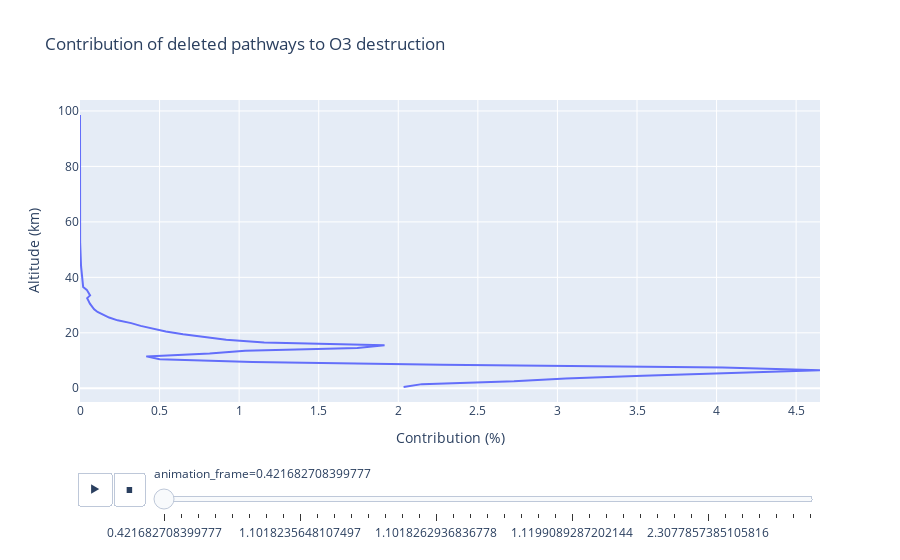
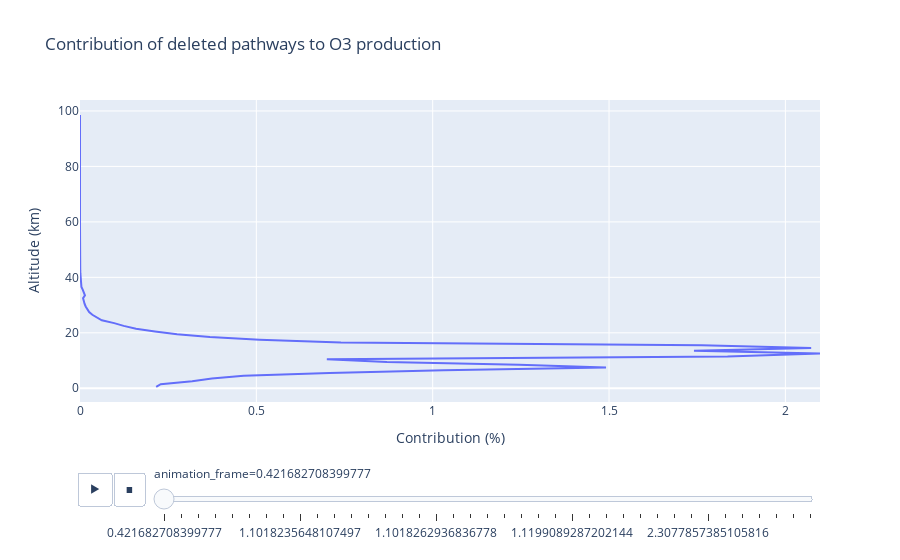

Notebook code for these charts, in order:
### Code cell
del_pathways_loss = loss_pathways[loss_pathways.pathway_id == 'del']
del_pathways_prod = prod_pathways[prod_pathways.pathway_id == 'del']

fig = px.line(del_pathways_loss, x=del_pathways_loss['contribution']*100, y='alt',
        animation_frame=del_pathways_loss['time']/my,
        labels={'x':'Contribution (%)', 'alt':'Altitude (km)'},
        title='Contribution of deleted pathways to O3 destruction')
fig.show()

fig = px.line(del_pathways_prod, x=del_pathways_prod['contribution']*100, y='alt',
        animation_frame=del_pathways_prod['time']/my,
        labels={'x':'Contribution (%)', 'alt':'Altitude (km)'},
        title='Contribution of deleted pathways to O3 production'
        )
fig.show()

### Figure 1 — Plotly figure (JSON) as saved in the notebook; plotly's stock layout.template omitted (floating-point values rounded to 4 significant figures)
{"data": [{"hovertemplate": "animation_frame=0.421682708399777<br>Contribution (%)=%{x}<br>Altitude (km)=%{y}<extra></extra>", "legendgroup": "", "line": {"color": "#636efa", "dash": "solid"}, "marker": {"symbol": "circle"}, "mode": "lines", "name": "", "orientation": "v", "showlegend": false, "type": "scatter", "x": [2.033, 2.149, 2.727, 3.052, 3.536, 4.059, 4.65, 4.04, 2.277, 1.084, 0.5005, 0.4163, 0.8145, 1.038, 1.742, 1.914, 1.157, 0.9187, 0.7702, 0.6476, 0.539, 0.4505, 0.3812, 0.3215, 0.2362, 0.183, 0.1446, 0.1103, 0.08893, 0.0743, 0.06228, 0.05353, 0.04509, 0.06337, 0.05528, 0.04266, 0.01985, 0.01744, 0.01561, 0.01334, 0.01186, 0.01052, 0.008778, 0.007528, 0.006149, 0.004971, 0.003933, 0.003052, 0.002397, 0.00188, 0.001478, 0.001178, 0.0009239, 0.000697, 0.0005638, 0.0004584, 0.0003668, 0.0003041, 0.0002433, 0.0001958, 0.0002027, 0.0001657, 0.0001297, 0.0001068, 8.617e-05, 7.023e-05, 5.769e-05, 4.753e-05, 3.861e-05, 3.205e-05, 2.719e-05, 2.267e-05, 1.92e-05, 1.875e-05, 1.501e-05, 1.277e-05, 1.122e-05, 8.162e-06, 7.372e-06, 6.922e-06, 7.118e-06, 6.259e-06, 5.658e-06, 2.876e-06, 1.411e-06, 8.313e-07, 6.374e-07, 5.309e-07, 4.541e-07, 4.65e-07, 4.849e-07, 5.17e-07, 3.175e-07, 3.61e-07, 4.069e-07, 5.04e-07, 7.497e-07, 1.571e-06, 4.292e-06], "xaxis": "x", "y": [0.5, 1.5, 2.5, 3.5, 4.5, 5.5, 6.5, 7.5, 8.5, 9.5, 10.5, 11.5, 12.5, 13.5, 14.5, 15.5, 16.5, 17.5, 18.5, 19.5, 20.5, 21.5, 22.5, 23.5, 24.5, 25.5, 26.5, 27.5, 28.5, 29.5, 30.5, 31.5, 32.5, 33.5, 34.5, 35.5, 36.5, 37.5, 38.5, 39.5, 40.5, 41.5, 42.5, 43.5, 44.5, 45.5, 46.5, 47.5, 48.5, 49.5, 50.5, 51.5, 52.5, 53.5, 54.5, 55.5, 56.5, 57.5, 58.5, 59.5, 60.5, 61.5, 62.5, 63.5, 64.5, 65.5, 66.5, 67.5, 68.5, 69.5, 70.5, 71.5, 72.5, 73.5, 74.5, 75.5, 76.5, 77.5, 78.5, 79.5, 80.5, 81.5, 82.5, 83.5, 84.5, 85.5, 86.5, 87.5, 88.5, 89.5, 90.5, 91.5, 92.5, 93.5, 94.5, 95.5, 96.5, 97.5, 98.5], "yaxis": "y"}], "layout": {"legend": {"tracegroupgap": 0}, "sliders": [{"active": 0, "currentvalue": {"prefix": "animation_frame="}, "len": 0.9, "pad": {"b": 10, "t": 60}, "steps": [{"args": [["0.421682708399777"], {"frame": {"duration": 0, "redraw": false}, "fromcurrent": true, "mode": "immediate", "transition": {"duration": 0, "easing": "linear"}}], "label": "0.421682708399777", "method": "animate"}, {"args": [["0.5374513577762406"], {"frame": {"duration": 0, "redraw": false}, "fromcurrent": true, "mode": "immediate", "transition": {"duration": 0, "easing": "linear"}}], "label": "0.5374513577762406", "method": "animate"}, {"args": [["0.6532200071527042"], {"frame": {"duration": 0, "redraw": false}, "fromcurrent": true, "mode": "immediate", "transition": {"duration": 0, "easing": "linear"}}], "label": "0.6532200071527042", "method": "animate"}, {"args": [["0.7689886565291679"], {"frame": {"duration": 0, "redraw": false}, "fromcurrent": true, "mode": "immediate", "transition": {"duration": 0, "easing": "linear"}}], "label": "0.7689886565291679", "method": "animate"}, {"args": [["0.8847573059056316"], {"frame": {"duration": 0, "redraw": false}, "fromcurrent": true, "mode": "immediate", "transition": {"duration": 0, "easing": "linear"}}], "label": "0.8847573059056316", "method": "animate"}, {"args": [["1.000525955282095"], {"frame": {"duration": 0, "redraw": false}, "fromcurrent": true, "mode": "immediate", "transition": {"duration": 0, "easing": "linear"}}], "label": "1.000525955282095", "method": "animate"}, {"args": [["1.1018235234878846"], {"frame": {"duration": 0, "redraw": false}, "fromcurrent": true, "mode": "immediate", "transition": {"duration": 0, "easing": "linear"}}], "label": "1.1018235234878846", "method": "animate"}, {"args": [["1.1018235240087877"], {"frame": {"duration": 0, "redraw": false}, "fromcurrent": true, "mode": "immediate", "transition": {"duration": 0, "easing": "linear"}}], "label": "1.1018235240087877", "method": "animate"}, {"args": [["1.1018235648107497"], {"frame": {"duration": 0, "redraw": false}, "fromcurrent": true, "mode": "immediate", "transition": {"duration": 0, "easing": "linear"}}], "label": "1.1018235648107497", "method": "animate"}, {"args": [["1.101823826579539"], {"frame": {"duration": 0, "redraw": false}, "fromcurrent": true, "mode": "immediate", "transition": {"duration": 0, "easing": "linear"}}], "label": "1.101823826579539", "method": "animate"}, {"args": [["1.101824323150789"], {"frame": {"duration": 0, "redraw": false}, "fromcurrent": true, "mode": "immediate", "transition": {"duration": 0, "easing": "linear"}}], "label": "1.101824323150789", "method": "animate"}, {"args": [["1.1018246352513652"], {"frame": {"duration": 0, "redraw": false}, "fromcurrent": true, "mode": "immediate", "transition": {"duration": 0, "easing": "linear"}}], "label": "1.1018246352513652", "method": "animate"}, {"args": [["1.1018249473519415"], {"frame": {"duration": 0, "redraw": false}, "fromcurrent": true, "mode": "immediate", "transition": {"duration": 0, "easing": "linear"}}], "label": "1.1018249473519415", "method": "animate"}, {"args": [["1.1018252594525182"], {"frame": {"duration": 0, "redraw": false}, "fromcurrent": true, "mode": "immediate", "transition": {"duration": 0, "easing": "linear"}}], "label": "1.1018252594525182", "method": "animate"}, {"args": [["1.101825571553095"], {"frame": {"duration": 0, "redraw": false}, "fromcurrent": true, "mode": "immediate", "transition": {"duration": 0, "easing": "linear"}}], "label": "1.101825571553095", "method": "animate"}, {"args": [["1.1018258836536712"], {"frame": {"duration": 0, "redraw": false}, "fromcurrent": true, "mode": "immediate", "transition": {"duration": 0, "easing": "linear"}}], "label": "1.1018258836536712", "method": "animate"}, {"args": [["1.1018262936836778"], {"frame": {"duration": 0, "redraw": false}, "fromcurrent": true, "mode": "immediate", "transition": {"duration": 0, "easing": "linear"}}], "label": "1.1018262936836778", "method": "animate"}, {"args": [["1.1018270599162834"], {"frame": {"duration": 0, "redraw": false}, "fromcurrent": true, "mode": "immediate", "transition": {"duration": 0, "easing": "linear"}}], "label": "1.1018270599162834", "method": "animate"}, {"args": [["1.101828951815291"], {"frame": {"duration": 0, "redraw": false}, "fromcurrent": true, "mode": "immediate", "transition": {"duration": 0, "easing": "linear"}}], "label": "1.101828951815291", "method": "animate"}, {"args": [["1.1018312703898925"], {"frame": {"duration": 0, "redraw": false}, "fromcurrent": true, "mode": "immediate", "transition": {"duration": 0, "easing": "linear"}}], "label": "1.1018312703898925", "method": "animate"}, {"args": [["1.1018366555767403"], {"frame": {"duration": 0, "redraw": false}, "fromcurrent": true, "mode": "immediate", "transition": {"duration": 0, "easing": "linear"}}], "label": "1.1018366555767403", "method": "animate"}, {"args": [["1.1018680033507178"], {"frame": {"duration": 0, "redraw": false}, "fromcurrent": true, "mode": "immediate", "transition": {"duration": 0, "easing": "linear"}}], "label": "1.1018680033507178", "method": "animate"}, {"args": [["1.1022046642269752"], {"frame": {"duration": 0, "redraw": false}, "fromcurrent": true, "mode": "immediate", "transition": {"duration": 0, "easing": "linear"}}], "label": "1.1022046642269752", "method": "animate"}, {"args": [["1.1041315427486091"], {"frame": {"duration": 0, "redraw": false}, "fromcurrent": true, "mode": "immediate", "transition": {"duration": 0, "easing": "linear"}}], "label": "1.1041315427486091", "method": "animate"}, {"args": [["1.1199089287202144"], {"frame": {"duration": 0, "redraw": false}, "fromcurrent": true, "mode": "immediate", "transition": {"duration": 0, "easing": "linear"}}], "label": "1.1199089287202144", "method": "animate"}, {"args": [["1.1914072127437565"], {"frame": {"duration": 0, "redraw": false}, "fromcurrent": true, "mode": "immediate", "transition": {"duration": 0, "easing": "linear"}}], "label": "1.1914072127437565", "method": "animate"}, {"args": [["1.3179545746331833"], {"frame": {"duration": 0, "redraw": false}, "fromcurrent": true, "mode": "immediate", "transition": {"duration": 0, "easing": "linear"}}], "label": "1.3179545746331833", "method": "animate"}, {"args": [["1.4445019365226104"], {"frame": {"duration": 0, "redraw": false}, "fromcurrent": true, "mode": "immediate", "transition": {"duration": 0, "easing": "linear"}}], "label": "1.4445019365226104", "method": "animate"}, {"args": [["1.571049298412037"], {"frame": {"duration": 0, "redraw": false}, "fromcurrent": true, "mode": "immediate", "transition": {"duration": 0, "easing": "linear"}}], "label": "1.571049298412037", "method": "animate"}, {"args": [["1.7373461417740221"], {"frame": {"duration": 0, "redraw": false}, "fromcurrent": true, "mode": "immediate", "transition": {"duration": 0, "easing": "linear"}}], "label": "1.7373461417740221", "method": "animate"}, {"args": [["1.9274926740195426"], {"frame": {"duration": 0, "redraw": false}, "fromcurrent": true, "mode": "immediate", "transition": {"duration": 0, "easing": "linear"}}], "label": "1.9274926740195426", "method": "animate"}, {"args": [["2.117639206265062"], {"frame": {"duration": 0, "redraw": false}, "fromcurrent": true, "mode": "immediate", "transition": {"duration": 0, "easing": "linear"}}], "label": "2.117639206265062", "method": "animate"}, {"args": [["2.3077857385105816"], {"frame": {"duration": 0, "redraw": false}, "fromcurrent": true, "mode": "immediate", "transition": {"duration": 0, "easing": "linear"}}], "label": "2.3077857385105816", "method": "animate"}, {"args": [["2.4979322707561002"], {"frame": {"duration": 0, "redraw": false}, "fromcurrent": true, "mode": "immediate", "transition": {"duration": 0, "easing": "linear"}}], "label": "2.4979322707561002", "method": "animate"}, {"args": [["2.68807880300162"], {"frame": {"duration": 0, "redraw": false}, "fromcurrent": true, "mode": "immediate", "transition": {"duration": 0, "easing": "linear"}}], "label": "2.68807880300162", "method": "animate"}, {"args": [["2.8999846444726676"], {"frame": {"duration": 0, "redraw": false}, "fromcurrent": true, "mode": "immediate", "transition": {"duration": 0, "easing": "linear"}}], "label": "2.8999846444726676", "method": "animate"}, {"args": [["3.264205650522415"], {"frame": {"duration": 0, "redraw": false}, "fromcurrent": true, "mode": "immediate", "transition": {"duration": 0, "easing": "linear"}}], "label": "3.264205650522415", "method": "animate"}, {"args": [["3.6284266565721652"], {"frame": {"duration": 0, "redraw": false}, "fromcurrent": true, "mode": "immediate", "transition": {"duration": 0, "easing": "linear"}}], "label": "3.6284266565721652", "method": "animate"}, {"args": [["4.189181277628529"], {"frame": {"duration": 0, "redraw": false}, "fromcurrent": true, "mode": "immediate", "transition": {"duration": 0, "easing": "linear"}}], "label": "4.189181277628529", "method": "animate"}], "x": 0.1, "xanchor": "left", "y": 0, "yanchor": "top"}], "title": {"text": "Contribution of deleted pathways to O3 destruction"}, "updatemenus": [{"buttons": [{"args": [null, {"frame": {"duration": 500, "redraw": false}, "fromcurrent": true, "mode": "immediate", "transition": {"duration": 500, "easing": "linear"}}], "label": "&#9654;", "method": "animate"}, {"args": [[null], {"frame": {"duration": 0, "redraw": false}, "fromcurrent": true, "mode": "immediate", "transition": {"duration": 0, "easing": "linear"}}], "label": "&#9724;", "method": "animate"}], "direction": "left", "pad": {"r": 10, "t": 70}, "showactive": false, "type": "buttons", "x": 0.1, "xanchor": "right", "y": 0, "yanchor": "top"}], "xaxis": {"anchor": "y", "domain": [0, 1], "title": {"text": "Contribution (%)"}}, "yaxis": {"anchor": "x", "domain": [0, 1], "title": {"text": "Altitude (km)"}}}}

### Figure 2 — Plotly figure (JSON) as saved in the notebook; plotly's stock layout.template omitted (floating-point values rounded to 4 significant figures)
{"data": [{"hovertemplate": "animation_frame=0.421682708399777<br>Contribution (%)=%{x}<br>Altitude (km)=%{y}<extra></extra>", "legendgroup": "", "line": {"color": "#636efa", "dash": "solid"}, "marker": {"symbol": "circle"}, "mode": "lines", "name": "", "orientation": "v", "showlegend": false, "type": "scatter", "x": [0.216, 0.2288, 0.3181, 0.3739, 0.464, 0.7072, 1.031, 1.491, 1.245, 0.8701, 0.6998, 1.836, 2.098, 1.741, 2.073, 1.763, 0.7398, 0.5093, 0.3684, 0.2751, 0.2126, 0.1589, 0.1238, 0.09692, 0.0618, 0.04607, 0.03497, 0.02593, 0.02001, 0.01607, 0.01285, 0.0108, 0.008727, 0.01401, 0.01158, 0.007926, 0.004077, 0.003155, 0.002391, 0.001736, 0.001334, 0.001055, 0.0007156, 0.0005278, 0.0003574, 0.0002499, 0.0001923, 0.0001288, 9.015e-05, 6.525e-05, 4.93e-05, 4.146e-05, 3.008e-05, 2.003e-05, 1.507e-05, 1.257e-05, 1.045e-05, 1.044e-05, 1.017e-05, 1.102e-05, 1.369e-05, 1.143e-05, 9.294e-06, 7.467e-06, 6.353e-06, 5.332e-06, 4.192e-06, 3.51e-06, 2.691e-06, 2.031e-06, 1.759e-06, 1.367e-06, 1.139e-06, 1.268e-06, 9.653e-07, 7.777e-07, 5.859e-07, 2.448e-07, 2.132e-07, 2.069e-07, 2.274e-07, 2.53e-07, 2.579e-07, 1.367e-07, 7.914e-08, 5.155e-08, 4.449e-08, 3.65e-08, 2.595e-08, 2.671e-08, 2.954e-08, 3.571e-08, 1.919e-08, 2.141e-08, 2.823e-08, 3.481e-08, 5.009e-08, 1.11e-07, 3.194e-07], "xaxis": "x", "y": [0.5, 1.5, 2.5, 3.5, 4.5, 5.5, 6.5, 7.5, 8.5, 9.5, 10.5, 11.5, 12.5, 13.5, 14.5, 15.5, 16.5, 17.5, 18.5, 19.5, 20.5, 21.5, 22.5, 23.5, 24.5, 25.5, 26.5, 27.5, 28.5, 29.5, 30.5, 31.5, 32.5, 33.5, 34.5, 35.5, 36.5, 37.5, 38.5, 39.5, 40.5, 41.5, 42.5, 43.5, 44.5, 45.5, 46.5, 47.5, 48.5, 49.5, 50.5, 51.5, 52.5, 53.5, 54.5, 55.5, 56.5, 57.5, 58.5, 59.5, 60.5, 61.5, 62.5, 63.5, 64.5, 65.5, 66.5, 67.5, 68.5, 69.5, 70.5, 71.5, 72.5, 73.5, 74.5, 75.5, 76.5, 77.5, 78.5, 79.5, 80.5, 81.5, 82.5, 83.5, 84.5, 85.5, 86.5, 87.5, 88.5, 89.5, 90.5, 91.5, 92.5, 93.5, 94.5, 95.5, 96.5, 97.5, 98.5], "yaxis": "y"}], "layout": {"legend": {"tracegroupgap": 0}, "sliders": [{"active": 0, "currentvalue": {"prefix": "animation_frame="}, "len": 0.9, "pad": {"b": 10, "t": 60}, "steps": [{"args": [["0.421682708399777"], {"frame": {"duration": 0, "redraw": false}, "fromcurrent": true, "mode": "immediate", "transition": {"duration": 0, "easing": "linear"}}], "label": "0.421682708399777", "method": "animate"}, {"args": [["0.5374513577762406"], {"frame": {"duration": 0, "redraw": false}, "fromcurrent": true, "mode": "immediate", "transition": {"duration": 0, "easing": "linear"}}], "label": "0.5374513577762406", "method": "animate"}, {"args": [["0.6532200071527042"], {"frame": {"duration": 0, "redraw": false}, "fromcurrent": true, "mode": "immediate", "transition": {"duration": 0, "easing": "linear"}}], "label": "0.6532200071527042", "method": "animate"}, {"args": [["0.7689886565291679"], {"frame": {"duration": 0, "redraw": false}, "fromcurrent": true, "mode": "immediate", "transition": {"duration": 0, "easing": "linear"}}], "label": "0.7689886565291679", "method": "animate"}, {"args": [["0.8847573059056316"], {"frame": {"duration": 0, "redraw": false}, "fromcurrent": true, "mode": "immediate", "transition": {"duration": 0, "easing": "linear"}}], "label": "0.8847573059056316", "method": "animate"}, {"args": [["1.000525955282095"], {"frame": {"duration": 0, "redraw": false}, "fromcurrent": true, "mode": "immediate", "transition": {"duration": 0, "easing": "linear"}}], "label": "1.000525955282095", "method": "animate"}, {"args": [["1.1018235234878846"], {"frame": {"duration": 0, "redraw": false}, "fromcurrent": true, "mode": "immediate", "transition": {"duration": 0, "easing": "linear"}}], "label": "1.1018235234878846", "method": "animate"}, {"args": [["1.1018235240087877"], {"frame": {"duration": 0, "redraw": false}, "fromcurrent": true, "mode": "immediate", "transition": {"duration": 0, "easing": "linear"}}], "label": "1.1018235240087877", "method": "animate"}, {"args": [["1.1018235648107497"], {"frame": {"duration": 0, "redraw": false}, "fromcurrent": true, "mode": "immediate", "transition": {"duration": 0, "easing": "linear"}}], "label": "1.1018235648107497", "method": "animate"}, {"args": [["1.101823826579539"], {"frame": {"duration": 0, "redraw": false}, "fromcurrent": true, "mode": "immediate", "transition": {"duration": 0, "easing": "linear"}}], "label": "1.101823826579539", "method": "animate"}, {"args": [["1.101824323150789"], {"frame": {"duration": 0, "redraw": false}, "fromcurrent": true, "mode": "immediate", "transition": {"duration": 0, "easing": "linear"}}], "label": "1.101824323150789", "method": "animate"}, {"args": [["1.1018246352513652"], {"frame": {"duration": 0, "redraw": false}, "fromcurrent": true, "mode": "immediate", "transition": {"duration": 0, "easing": "linear"}}], "label": "1.1018246352513652", "method": "animate"}, {"args": [["1.1018249473519415"], {"frame": {"duration": 0, "redraw": false}, "fromcurrent": true, "mode": "immediate", "transition": {"duration": 0, "easing": "linear"}}], "label": "1.1018249473519415", "method": "animate"}, {"args": [["1.1018252594525182"], {"frame": {"duration": 0, "redraw": false}, "fromcurrent": true, "mode": "immediate", "transition": {"duration": 0, "easing": "linear"}}], "label": "1.1018252594525182", "method": "animate"}, {"args": [["1.101825571553095"], {"frame": {"duration": 0, "redraw": false}, "fromcurrent": true, "mode": "immediate", "transition": {"duration": 0, "easing": "linear"}}], "label": "1.101825571553095", "method": "animate"}, {"args": [["1.1018258836536712"], {"frame": {"duration": 0, "redraw": false}, "fromcurrent": true, "mode": "immediate", "transition": {"duration": 0, "easing": "linear"}}], "label": "1.1018258836536712", "method": "animate"}, {"args": [["1.1018262936836778"], {"frame": {"duration": 0, "redraw": false}, "fromcurrent": true, "mode": "immediate", "transition": {"duration": 0, "easing": "linear"}}], "label": "1.1018262936836778", "method": "animate"}, {"args": [["1.1018270599162834"], {"frame": {"duration": 0, "redraw": false}, "fromcurrent": true, "mode": "immediate", "transition": {"duration": 0, "easing": "linear"}}], "label": "1.1018270599162834", "method": "animate"}, {"args": [["1.101828951815291"], {"frame": {"duration": 0, "redraw": false}, "fromcurrent": true, "mode": "immediate", "transition": {"duration": 0, "easing": "linear"}}], "label": "1.101828951815291", "method": "animate"}, {"args": [["1.1018312703898925"], {"frame": {"duration": 0, "redraw": false}, "fromcurrent": true, "mode": "immediate", "transition": {"duration": 0, "easing": "linear"}}], "label": "1.1018312703898925", "method": "animate"}, {"args": [["1.1018366555767403"], {"frame": {"duration": 0, "redraw": false}, "fromcurrent": true, "mode": "immediate", "transition": {"duration": 0, "easing": "linear"}}], "label": "1.1018366555767403", "method": "animate"}, {"args": [["1.1018680033507178"], {"frame": {"duration": 0, "redraw": false}, "fromcurrent": true, "mode": "immediate", "transition": {"duration": 0, "easing": "linear"}}], "label": "1.1018680033507178", "method": "animate"}, {"args": [["1.1022046642269752"], {"frame": {"duration": 0, "redraw": false}, "fromcurrent": true, "mode": "immediate", "transition": {"duration": 0, "easing": "linear"}}], "label": "1.1022046642269752", "method": "animate"}, {"args": [["1.1041315427486091"], {"frame": {"duration": 0, "redraw": false}, "fromcurrent": true, "mode": "immediate", "transition": {"duration": 0, "easing": "linear"}}], "label": "1.1041315427486091", "method": "animate"}, {"args": [["1.1199089287202144"], {"frame": {"duration": 0, "redraw": false}, "fromcurrent": true, "mode": "immediate", "transition": {"duration": 0, "easing": "linear"}}], "label": "1.1199089287202144", "method": "animate"}, {"args": [["1.1914072127437565"], {"frame": {"duration": 0, "redraw": false}, "fromcurrent": true, "mode": "immediate", "transition": {"duration": 0, "easing": "linear"}}], "label": "1.1914072127437565", "method": "animate"}, {"args": [["1.3179545746331833"], {"frame": {"duration": 0, "redraw": false}, "fromcurrent": true, "mode": "immediate", "transition": {"duration": 0, "easing": "linear"}}], "label": "1.3179545746331833", "method": "animate"}, {"args": [["1.4445019365226104"], {"frame": {"duration": 0, "redraw": false}, "fromcurrent": true, "mode": "immediate", "transition": {"duration": 0, "easing": "linear"}}], "label": "1.4445019365226104", "method": "animate"}, {"args": [["1.571049298412037"], {"frame": {"duration": 0, "redraw": false}, "fromcurrent": true, "mode": "immediate", "transition": {"duration": 0, "easing": "linear"}}], "label": "1.571049298412037", "method": "animate"}, {"args": [["1.7373461417740221"], {"frame": {"duration": 0, "redraw": false}, "fromcurrent": true, "mode": "immediate", "transition": {"duration": 0, "easing": "linear"}}], "label": "1.7373461417740221", "method": "animate"}, {"args": [["1.9274926740195426"], {"frame": {"duration": 0, "redraw": false}, "fromcurrent": true, "mode": "immediate", "transition": {"duration": 0, "easing": "linear"}}], "label": "1.9274926740195426", "method": "animate"}, {"args": [["2.117639206265062"], {"frame": {"duration": 0, "redraw": false}, "fromcurrent": true, "mode": "immediate", "transition": {"duration": 0, "easing": "linear"}}], "label": "2.117639206265062", "method": "animate"}, {"args": [["2.3077857385105816"], {"frame": {"duration": 0, "redraw": false}, "fromcurrent": true, "mode": "immediate", "transition": {"duration": 0, "easing": "linear"}}], "label": "2.3077857385105816", "method": "animate"}, {"args": [["2.4979322707561002"], {"frame": {"duration": 0, "redraw": false}, "fromcurrent": true, "mode": "immediate", "transition": {"duration": 0, "easing": "linear"}}], "label": "2.4979322707561002", "method": "animate"}, {"args": [["2.68807880300162"], {"frame": {"duration": 0, "redraw": false}, "fromcurrent": true, "mode": "immediate", "transition": {"duration": 0, "easing": "linear"}}], "label": "2.68807880300162", "method": "animate"}, {"args": [["2.8999846444726676"], {"frame": {"duration": 0, "redraw": false}, "fromcurrent": true, "mode": "immediate", "transition": {"duration": 0, "easing": "linear"}}], "label": "2.8999846444726676", "method": "animate"}, {"args": [["3.264205650522415"], {"frame": {"duration": 0, "redraw": false}, "fromcurrent": true, "mode": "immediate", "transition": {"duration": 0, "easing": "linear"}}], "label": "3.264205650522415", "method": "animate"}, {"args": [["3.6284266565721652"], {"frame": {"duration": 0, "redraw": false}, "fromcurrent": true, "mode": "immediate", "transition": {"duration": 0, "easing": "linear"}}], "label": "3.6284266565721652", "method": "animate"}, {"args": [["4.189181277628529"], {"frame": {"duration": 0, "redraw": false}, "fromcurrent": true, "mode": "immediate", "transition": {"duration": 0, "easing": "linear"}}], "label": "4.189181277628529", "method": "animate"}], "x": 0.1, "xanchor": "left", "y": 0, "yanchor": "top"}], "title": {"text": "Contribution of deleted pathways to O3 production"}, "updatemenus": [{"buttons": [{"args": [null, {"frame": {"duration": 500, "redraw": false}, "fromcurrent": true, "mode": "immediate", "transition": {"duration": 500, "easing": "linear"}}], "label": "&#9654;", "method": "animate"}, {"args": [[null], {"frame": {"duration": 0, "redraw": false}, "fromcurrent": true, "mode": "immediate", "transition": {"duration": 0, "easing": "linear"}}], "label": "&#9724;", "method": "animate"}], "direction": "left", "pad": {"r": 10, "t": 70}, "showactive": false, "type": "buttons", "x": 0.1, "xanchor": "right", "y": 0, "yanchor": "top"}], "xaxis": {"anchor": "y", "domain": [0, 1], "title": {"text": "Contribution (%)"}}, "yaxis": {"anchor": "x", "domain": [0, 1], "title": {"text": "Altitude (km)"}}}}
